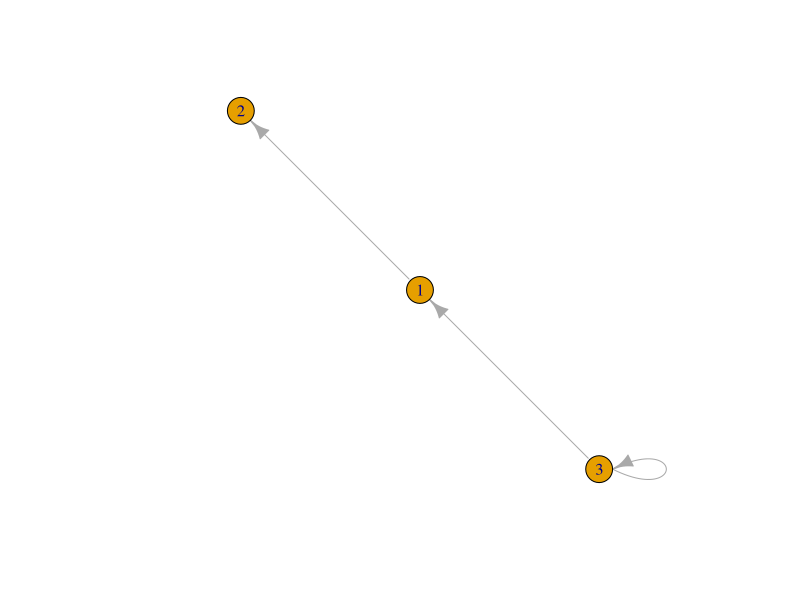

The R source for this figure:
## ---- chunk 1
library(igraph)
## ---- chunk 2
set.seed(6)
adjm <- matrix(sample(0:1, 9, replace=TRUE, prob=c(0.9,1)), ncol=3)
adjm
plot(graph.adjacency(adjm))
## ---- chunk 3
n <- 4
n*(n-1)/2
choose(n, 2)

## ---- chunk 4

